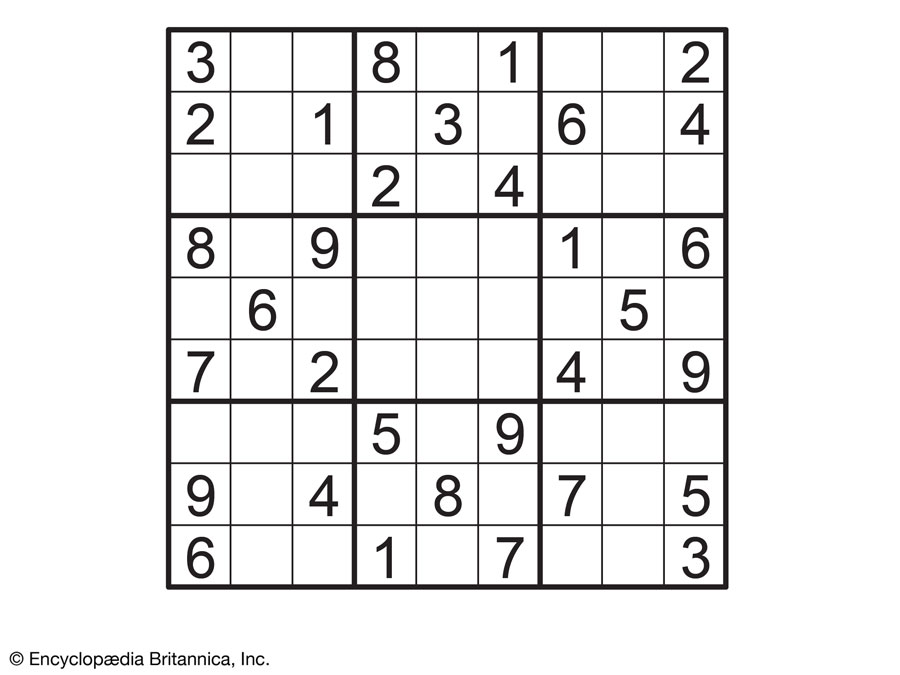
#> input picture opencv-sudoku-solver/sudoku-puzzle-games.jpg, 900 x 675 px
$ python knn.py --dataset ../opencv-sudoku-solver
#> lines starting #> are read from the running program, lines starting #| are printed output that depends on the picture
### Chapter07/datasets/simpledatasetloader.py
# import the necessary packages
import numpy as np
import cv2
import os

class SimpleDatasetLoader:
	def __init__(self, preprocessors=None):
		# store the image preprocessor
		self.preprocessors = preprocessors

		# if the preprocessors are None, initialize them as an
		# empty list
		if self.preprocessors is None:
			self.preprocessors = []

	def load(self, imagePaths, verbose=-1):
		# initialize the list of features and labels
#> called with verbose = 500
		data = []
		labels = []

		# loop over the input images
		for (i, imagePath) in enumerate(imagePaths):
			# load the image and extract the class label assuming
			# that our path has the following format:
			# /path/to/dataset/{class}/{image}.jpg
			image = cv2.imread(imagePath)
#> image is the input picture: shape (675, 900, 3); mean B, G, R 235.9, 235.8, 236
			label = imagePath.split(os.path.sep)[-2]

			# check to see if our preprocessors are not None
			if self.preprocessors is not None:
				# loop over the preprocessors and apply each to
				# the image
				for p in self.preprocessors:
					image = p.preprocess(image)
#> this loop made 1 pass
#> pass 1, in load, `image = p.preprocess(image)`:
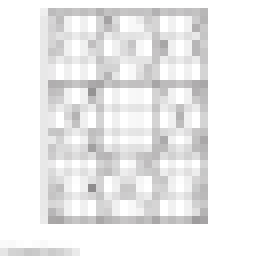
#> image: shape (32, 32, 3) (shown 8 times larger); mean B, G, R 235.9, 235.8, 236

			# treat our processed image as a "feature vector"
			# by updating the data list followed by the labels
			data.append(image)
			labels.append(label)

			# show an update every `verbose` images
			if verbose > 0 and i > 0 and (i + 1) % verbose == 0:
				print("[INFO] processed {}/{}".format(i + 1,
					len(imagePaths)))
#> pass 2 of the loop in load, `for (i, imagePath) in enumerate(imagePaths):`:
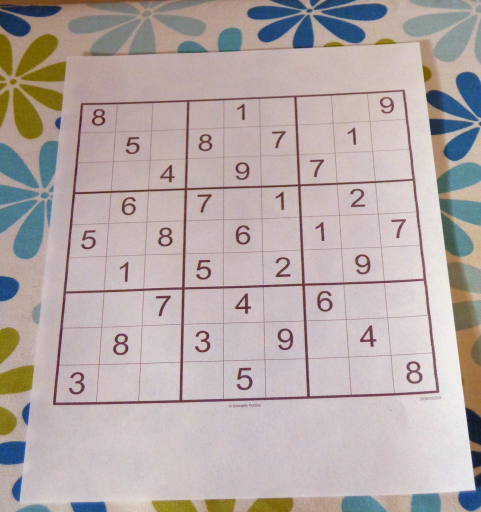
#> input picture opencv-sudoku-solver/sudoku_puzzle.jpg, 962 x 1024 px (shown at 1/2 size)
#> in load, image is the input picture: shape (1024, 962, 3); mean B, G, R 167.9, 169.5, 181
#> the loop in load, `for p in self.preprocessors:` made 1 pass
#> pass 1, in load, `image = p.preprocess(image)`:
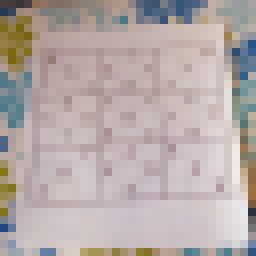
#> image: shape (32, 32, 3) (shown 8 times larger); mean B, G, R 167.9, 169.5, 181

		# return a tuple of the data and labels
		return (np.array(data), np.array(labels))

### Chapter07/preprocessing/simplepreprocessor.py
# import the necessary packages
import cv2

class SimplePreprocessor:
	def __init__(self, width, height, inter=cv2.INTER_AREA):
		# store the target image width, height, and interpolation
		# method used when resizing
		self.width = width
		self.height = height
		self.inter = inter

	def preprocess(self, image):
		# resize the image to a fixed size, ignoring the aspect
		# ratio
		return cv2.resize(image, (self.width, self.height),
			interpolation=self.inter)

### Chapter07/knn.py
# import the necessary packages
from sklearn.neighbors import KNeighborsClassifier
from sklearn.preprocessing import LabelEncoder
from sklearn.model_selection import train_test_split
from sklearn.metrics import classification_report
from preprocessing import SimplePreprocessor
from datasets import SimpleDatasetLoader
from imutils import paths
import argparse

# construct the argument parse and parse the arguments
ap = argparse.ArgumentParser()
ap.add_argument("-d", "--dataset", required=True,
	help="path to input dataset")
ap.add_argument("-k", "--neighbors", type=int, default=1,
	help="# of nearest neighbors for classification")
ap.add_argument("-j", "--jobs", type=int, default=-1,
	help="# of jobs for k-NN distance (-1 uses all available cores)")
args = vars(ap.parse_args())

# grab the list of images that we'll be describing
print("[INFO] loading images...")
imagePaths = list(paths.list_images(args["dataset"]))

# initialize the image preprocessor, load the dataset from disk,
# and reshape the data matrix
sp = SimplePreprocessor(32, 32)
sdl = SimpleDatasetLoader(preprocessors=[sp])
(data, labels) = sdl.load(imagePaths, verbose=500)
data = data.reshape((data.shape[0], 3072))

# show some information on memory consumption of the images
print("[INFO] features matrix: {:.1f}MB".format(
	data.nbytes / (1024 * 1024.0)))
#| [INFO] features matrix: 0.0MB

# encode the labels as integers
le = LabelEncoder()
labels = le.fit_transform(labels)
#> labels = [0, 0]

# partition the data into training and testing splits using 75% of
# the data for training and the remaining 25% for testing
(trainX, testX, trainY, testY) = train_test_split(data, labels,
	test_size=0.25, random_state=42)
#> trainY = [0]; testY = [0]

# train and evaluate a k-NN classifier on the raw pixel intensities
print("[INFO] evaluating k-NN classifier...")
model = KNeighborsClassifier(n_neighbors=args["neighbors"],
	n_jobs=args["jobs"])
model.fit(trainX, trainY)
print(classification_report(testY, model.predict(testX),
	target_names=le.classes_))
#|                       precision    recall  f1-score   support
#| opencv-sudoku-solver       1.00      1.00      1.00         1
#|             accuracy                           1.00         1
#|            macro avg       1.00      1.00      1.00         1
#|         weighted avg       1.00      1.00      1.00         1
